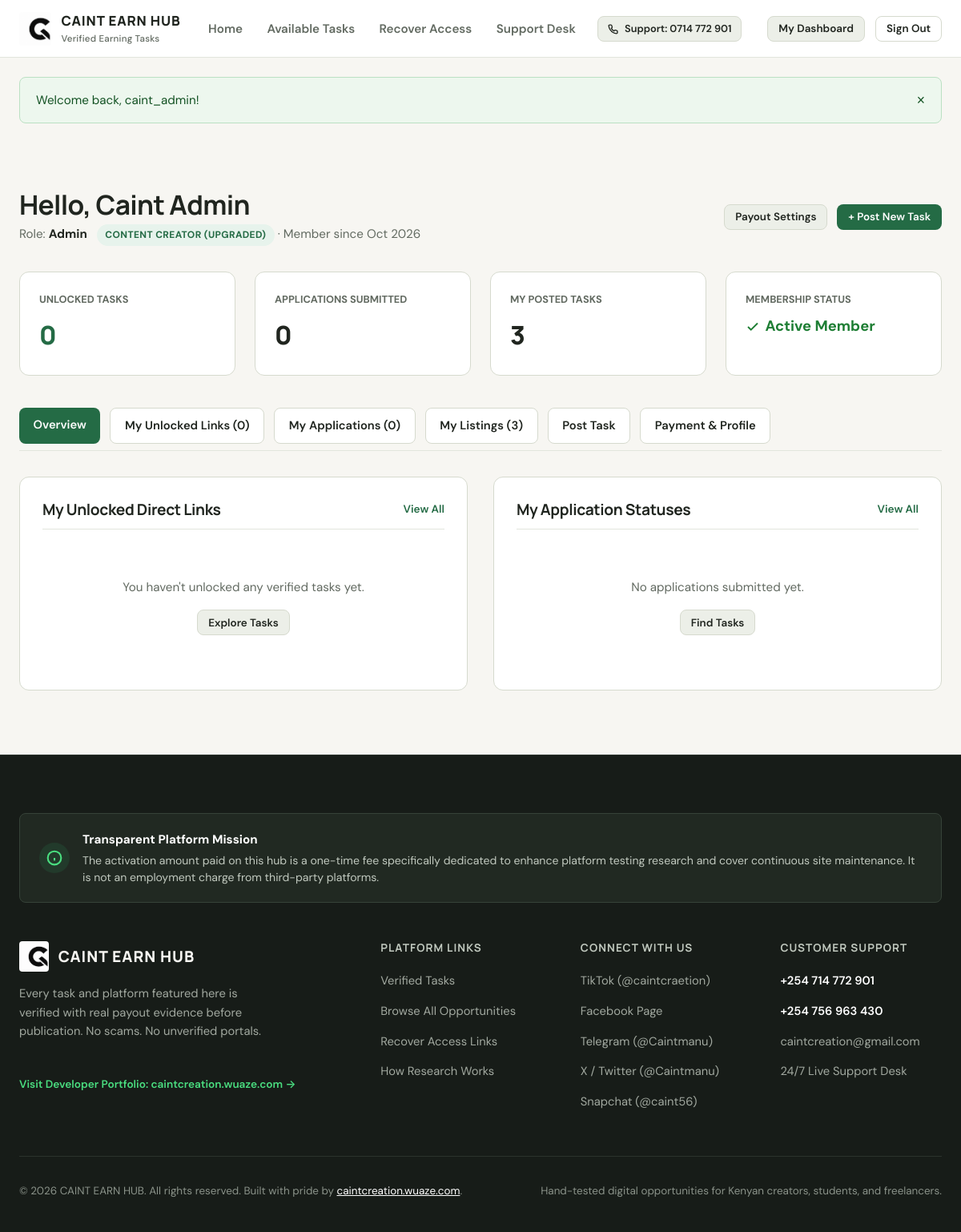
Page /dashboard/index.php (signed in) on the committed database.
### tables this page shows
CREATE TABLE IF NOT EXISTS user_profiles (
    user_id INT PRIMARY KEY,
    display_name VARCHAR(150) NOT NULL,
    headline VARCHAR(255) NULL,
    bio TEXT NULL,
    skills TEXT NULL,
    location VARCHAR(100) NULL DEFAULT 'Nairobi, Kenya',
    portfolio_url VARCHAR(255) NULL,
    avatar_url VARCHAR(255) NULL,
    availability VARCHAR(100) NULL DEFAULT 'Available now',
    hourly_rate DECIMAL(10,2) NULL DEFAULT 0.00,
    is_public TINYINT(1) NOT NULL DEFAULT 1,
    payout_method VARCHAR(50) NULL DEFAULT 'M-Pesa',
    payout_details VARCHAR(255) NULL,
    payment_proof VARCHAR(255) NULL,
    created_at DATETIME NOT NULL DEFAULT CURRENT_TIMESTAMP,
    updated_at DATETIME NOT NULL DEFAULT CURRENT_TIMESTAMP ON UPDATE CURRENT_TIMESTAMP,
    FOREIGN KEY (user_id) REFERENCES users(id) ON DELETE CASCADE
);

CREATE TABLE IF NOT EXISTS users (
    id INT AUTO_INCREMENT PRIMARY KEY,
    role ENUM('worker', 'client', 'admin') NOT NULL DEFAULT 'worker',
    email VARCHAR(191) NOT NULL UNIQUE,
    username VARCHAR(100) NOT NULL UNIQUE,
    password_hash VARCHAR(255) NOT NULL,
    phone VARCHAR(30) NULL,
    status ENUM('active', 'suspended', 'pending') NOT NULL DEFAULT 'active',
    reset_token VARCHAR(100) NULL,
    reset_token_expiry DATETIME NULL,
    created_at DATETIME NOT NULL DEFAULT CURRENT_TIMESTAMP,
    updated_at DATETIME NOT NULL DEFAULT CURRENT_TIMESTAMP ON UPDATE CURRENT_TIMESTAMP,
    INDEX idx_user_role (role),
    INDEX idx_user_status (status)
);

### includes/functions.php (called while the page is built, shortened)
<?php
function e(?string $value): string {
    return htmlspecialchars($value ?? '', ENT_QUOTES, 'UTF-8');
}
function baseAppUrl(): string {
    static $base = null;
    if ($base === null) {
        $env = getenv('APP_URL');
        if ($env !== false && $env !== '') {
            $base = rtrim($env, '/');
        } else {
            $script = str_replace('\\', '/', $_SERVER['SCRIPT_NAME'] ?? '');
            $dir = dirname($script);
            $dir = preg_replace('#/(admin|dashboard|api|includes).*$#', '', $dir);
            $base = ($dir === '/' || $dir === '.' || $dir === '') ? '' : rtrim($dir, '/');
        }
    }
    return $base;
}
function currentUser(): ?array {
    static $cachedUser = null;
    if ($cachedUser === null) {
        $db = getDb();
        $stmt = $db->prepare("
            SELECT u.*, p.display_name, p.headline, p.bio, p.avatar_url, p.location
            FROM users u
            LEFT JOIN user_profiles p ON u.id = p.user_id
            WHERE u.id = ? AND u.status = 'active'
            LIMIT 1
        ");
        $stmt->execute([$_SESSION['user_id']]);
        $cachedUser = $stmt->fetch() ?: null;
    }
    return $cachedUser;
}
function requireLogin(string $redirectTo = 'login.php'): array {
    $user = currentUser();
    return $user;
}

### dashboard/index.php (the view, shortened to what this page needs)
<?php
require_once __DIR__ . '/../includes/functions.php';
$user = requireLogin('../login.php');
$db = getDb();
$userId = $user['id'];
$userPhone = $user['phone'] ?? '';
$canPost = ($user['role'] === 'client' || $user['role'] === 'admin');
$unlockedCount = (int)$db->query("
    SELECT COUNT(DISTINCT platform_id) FROM unlock_transactions
    WHERE (user_id = {$userId} OR (phone = '{$userPhone}' AND phone != '')) AND status = 'completed'
")->fetchColumn();
$appCount = (int)$db->query("SELECT COUNT(*) FROM applications WHERE user_id = {$userId}")->fetchColumn();
$listingsCount = 0;
if ($canPost) {
    $listingsCount = (int)$db->query("SELECT COUNT(*) FROM platforms WHERE user_id = {$userId}")->fetchColumn();
}
$recentUnlocks = $db->query("
    SELECT t.*, p.title, p.slug, p.access_url, p.earning_potential
    FROM unlock_transactions t
    JOIN platforms p ON t.platform_id = p.id
    WHERE (t.user_id = {$userId} OR (t.phone = '{$userPhone}' AND t.phone != '')) AND t.status = 'completed'
    ORDER BY t.id DESC
    LIMIT 4
")->fetchAll();
$recentApps = $db->query("
    SELECT a.*, p.title AS platform_title, p.slug AS platform_slug
    FROM applications a
    JOIN platforms p ON a.platform_id = p.id
    WHERE a.user_id = {$userId}
    ORDER BY a.id DESC
    LIMIT 4
")->fetchAll();
require_once __DIR__ . '/../includes/header.php';
?>
<div class="container" style="margin-top: 2.5rem; margin-bottom: 5rem;">
    <div style="display: flex; justify-content: space-between; align-items: center; margin-bottom: 2rem; flex-wrap: wrap; gap: 1rem;">
        <div>
            <h1 style="font-size: 2.1rem; margin-bottom: 0.25rem;">
                Hello, <?= e($user['display_name'] ?: $user['username']) ?>
            </h1>
            <p style="color: var(--text-secondary); font-size: 0.95rem;">
                Role: <strong style="text-transform: capitalize; color: var(--text-primary);"><?= e($user['role']) ?></strong>
                <?php if ($canPost): ?>
                    <span class="badge badge-verified" style="margin-left: 0.5rem;">Content Creator (Upgraded)</span>
                <?php endif; ?>
                &middot; Member since <?= date('M Y', strtotime($user['created_at'])) ?>
            </p>
        </div>
        <div style="display: flex; gap: 0.75rem;">
            <a href="<?= $appUrl ?>/dashboard/profile.php" class="btn btn-secondary btn-sm">Payout Settings</a>
            <?php if ($canPost): ?>
                <a href="<?= $appUrl ?>/dashboard/post_gig.php" class="btn btn-primary btn-sm">+ Post New Task</a>
            <?php else: ?>
                <a href="<?= $appUrl ?>/platforms.php" class="btn btn-primary btn-sm">Browse Tasks</a>
            <?php endif; ?>
        </div>
    </div>
    <div style="display: grid; grid-template-columns: repeat(auto-fit, minmax(220px, 1fr)); gap: 1.5rem; margin-bottom: 2.5rem;">
        <div style="background-color: var(--surface-main); border: 1px solid var(--border-light); border-radius: var(--radius-lg); padding: 1.5rem;">
            <div style="font-size: 0.8rem; font-weight: 700; text-transform: uppercase; color: var(--text-secondary); margin-bottom: 0.5rem;">
                Unlocked Tasks
            </div>
            <div style="font-family: var(--font-heading); font-size: 2rem; font-weight: 800; color: var(--accent);">
                <?= $unlockedCount ?>
            </div>
        </div>
        <div style="background-color: var(--surface-main); border: 1px solid var(--border-light); border-radius: var(--radius-lg); padding: 1.5rem;">
            <div style="font-size: 0.8rem; font-weight: 700; text-transform: uppercase; color: var(--text-secondary); margin-bottom: 0.5rem;">
                Applications Submitted
            </div>
            <div style="font-family: var(--font-heading); font-size: 2rem; font-weight: 800; color: var(--text-primary);">
                <?= $appCount ?>
            </div>
        </div>
        <?php if ($canPost): ?>
            <div style="background-color: var(--surface-main); border: 1px solid var(--border-light); border-radius: var(--radius-lg); padding: 1.5rem;">
                <div style="font-size: 0.8rem; font-weight: 700; text-transform: uppercase; color: var(--text-secondary); margin-bottom: 0.5rem;">
                    My Posted Tasks
                </div>
                <div style="font-family: var(--font-heading); font-size: 2rem; font-weight: 800; color: var(--text-primary);">
                    <?= $listingsCount ?>
                </div>
            </div>
        <?php endif; ?>
        <div style="background-color: var(--surface-main); border: 1px solid var(--border-light); border-radius: var(--radius-lg); padding: 1.5rem;">
            <div style="font-size: 0.8rem; font-weight: 700; text-transform: uppercase; color: var(--text-secondary); margin-bottom: 0.5rem;">
                Membership Status
            </div>
            <div style="font-size: 1.15rem; font-weight: 700; color: var(--success); margin-top: 0.5rem; display: flex; align-items: center; gap: 0.4rem;">
                <svg width="18" height="18" viewBox="0 0 24 24" fill="none" stroke="currentColor" stroke-width="2.5">
                    <polyline points="20 6 9 17 4 12"></polyline>
                </svg>
                Active Member
            </div>
        </div>
    </div>
    <div style="display: flex; gap: 0.75rem; border-bottom: 1px solid var(--divider); margin-bottom: 2rem; overflow-x: auto; padding-bottom: 0.5rem;">
        <a href="<?= $appUrl ?>/dashboard/index.php" style="padding: 0.6rem 1.1rem; border-radius: var(--radius-md); background-color: var(--accent); color: #fff; font-weight: 600; font-size: 0.92rem;">Overview</a>
        <a href="<?= $appUrl ?>/dashboard/my_unlocked.php" style="padding: 0.6rem 1.1rem; border-radius: var(--radius-md); background-color: var(--surface-main); border: 1px solid var(--border-light); color: var(--text-primary); font-weight: 600; font-size: 0.92rem;">My Unlocked Links (<?= $unlockedCount ?>)</a>
        <a href="<?= $appUrl ?>/dashboard/my_applications.php" style="padding: 0.6rem 1.1rem; border-radius: var(--radius-md); background-color: var(--surface-main); border: 1px solid var(--border-light); color: var(--text-primary); font-weight: 600; font-size: 0.92rem;">My Applications (<?= $appCount ?>)</a>
        <?php if ($canPost): ?>
            <a href="<?= $appUrl ?>/dashboard/my_listings.php" style="padding: 0.6rem 1.1rem; border-radius: var(--radius-md); background-color: var(--surface-main); border: 1px solid var(--border-light); color: var(--text-primary); font-weight: 600; font-size: 0.92rem;">My Listings (<?= $listingsCount ?>)</a>
            <a href="<?= $appUrl ?>/dashboard/post_gig.php" style="padding: 0.6rem 1.1rem; border-radius: var(--radius-md); background-color: var(--surface-main); border: 1px solid var(--border-light); color: var(--text-primary); font-weight: 600; font-size: 0.92rem;">Post Task</a>
        <?php endif; ?>
        <a href="<?= $appUrl ?>/dashboard/profile.php" style="padding: 0.6rem 1.1rem; border-radius: var(--radius-md); background-color: var(--surface-main); border: 1px solid var(--border-light); color: var(--text-primary); font-weight: 600; font-size: 0.92rem;">Payment &amp; Profile</a>
    </div>
    <div style="display: grid; grid-template-columns: 1fr 1fr; gap: 2rem;">
        <div style="background-color: var(--surface-main); border: 1px solid var(--border-light); border-radius: var(--radius-lg); padding: 1.75rem;">
            <div style="display: flex; justify-content: space-between; align-items: center; margin-bottom: 1.25rem; padding-bottom: 0.75rem; border-bottom: 1px solid var(--divider);">
                <h2 style="font-size: 1.2rem; font-weight: 700;">My Unlocked Direct Links</h2>
                <a href="<?= $appUrl ?>/dashboard/my_unlocked.php" style="font-size: 0.85rem; font-weight: 600;">View All</a>
            </div>
            <?php if (empty($recentUnlocks)): ?>
                <div style="text-align: center; padding: 2.5rem 1rem; color: var(--text-secondary);">
                    <p style="font-size: 0.95rem; margin-bottom: 1rem;">You haven't unlocked any verified tasks yet.</p>
                    <a href="<?= $appUrl ?>/platforms.php" class="btn btn-secondary btn-sm">Explore Tasks</a>
                </div>
            <?php endif; ?>
        </div>
        <div style="background-color: var(--surface-main); border: 1px solid var(--border-light); border-radius: var(--radius-lg); padding: 1.75rem;">
            <div style="display: flex; justify-content: space-between; align-items: center; margin-bottom: 1.25rem; padding-bottom: 0.75rem; border-bottom: 1px solid var(--divider);">
                <h2 style="font-size: 1.2rem; font-weight: 700;">My Application Statuses</h2>
                <a href="<?= $appUrl ?>/dashboard/my_applications.php" style="font-size: 0.85rem; font-weight: 600;">View All</a>
            </div>
            <?php if (empty($recentApps)): ?>
                <div style="text-align: center; padding: 2.5rem 1rem; color: var(--text-secondary);">
                    <p style="font-size: 0.95rem; margin-bottom: 1rem;">No applications submitted yet.</p>
                    <a href="<?= $appUrl ?>/platforms.php" class="btn btn-secondary btn-sm">Find Tasks</a>
                </div>
            <?php endif; ?>
        </div>
    </div>
</div>
<?php require_once __DIR__ . '/../includes/footer.php'; ?>

### assets/css/main.css (style rules this page uses)
:root { --bg-primary: #F7F6F2; --surface-main: #FFFFFF; --surface-subtle: #ECEFE8; --surface-dark: #171C18; --text-primary: #20251F; --text-secondary: #626A61; --text-muted: #8A9289; --text-on-dark: #F7F6F2; --accent: #246B45; --accent-hover: #194F33; --accent-light: #E7F3EC; --accent-border: #97C7AA; --success: #1E7E34; --warning: #B45309; --danger: #B91C1C; --info: #0369A1; --divider: #E2E5DD; --border-light: #D6DACE; --border-focus: #246B45; --font-heading: 'Manrope', -apple-system, BlinkMacSystemFont, 'Segoe UI', Roboto, sans-serif; --font-body: 'DM Sans', -apple-system, BlinkMacSystemFont, 'Segoe UI', Roboto, sans-serif; --radius-sm: 4px; --radius-md: 8px; --radius-lg: 12px; --radius-full: 9999px; --shadow-sm: 0 1px 2px rgba(0, 0, 0, 0.05); --shadow-md: 0 4px 12px rgba(0, 0, 0, 0.06); --shadow-lg: 0 10px 25px rgba(0, 0, 0, 0.08); --container-max: 1240px; --header-height: 72px; }
*, *::before, *::after { box-sizing: border-box; margin: 0; padding: 0; }
html { font-size: 16px; scroll-behavior: smooth; -webkit-text-size-adjust: 100%; }
body { background-color: var(--bg-primary); color: var(--text-primary); font-family: var(--font-body); font-size: 1rem; line-height: 1.6; min-height: 100vh; display: flex; flex-direction: column; }
h1, h2, h3, h4, h5, h6 { font-family: var(--font-heading); color: var(--text-primary); font-weight: 700; line-height: 1.25; letter-spacing: -0.02em; }
p { margin-bottom: 1rem; }
p:last-child { margin-bottom: 0; }
a { color: var(--accent); text-decoration: none; transition: color 0.15s ease; }
.container { width: 100%; max-width: var(--container-max); margin: 0 auto; padding: 0 1.5rem; }
.btn { display: inline-flex; align-items: center; justify-content: center; gap: 0.5rem; font-family: var(--font-body); font-weight: 600; font-size: 0.92rem; padding: 0.65rem 1.25rem; border-radius: var(--radius-md); border: 1px solid transparent; cursor: pointer; transition: all 0.18s ease-in-out; text-align: center; line-height: 1.3; }
.btn-primary { background-color: var(--accent); color: #FFFFFF; }
.btn-secondary { background-color: var(--surface-subtle); color: var(--text-primary); border-color: var(--border-light); }
.btn-sm { padding: 0.4rem 0.8rem; font-size: 0.84rem; }
.badge { display: inline-flex; align-items: center; gap: 0.35rem; padding: 0.25rem 0.65rem; border-radius: var(--radius-full); font-size: 0.75rem; font-weight: 700; text-transform: uppercase; letter-spacing: 0.03em; }
.badge-verified { background-color: var(--accent-light); color: var(--accent); }

### rows in the picture
user_profiles: display_name "Caint Admin", user_id.role "Admin", user_id.created_at "Oct 2026"

### other values in the picture
$flash['message'] "Welcome back, caint_admin!"
$unlockedCount "0"
$appCount "0"
$listingsCount "3"
$mainWebLabel "caintcreation.wuaze.com"
$supportPhone1 "+254 714 772 901"
$supportPhone2 "+254 756 963 430"
$supportEmail "caintcreation@gmail.com"
